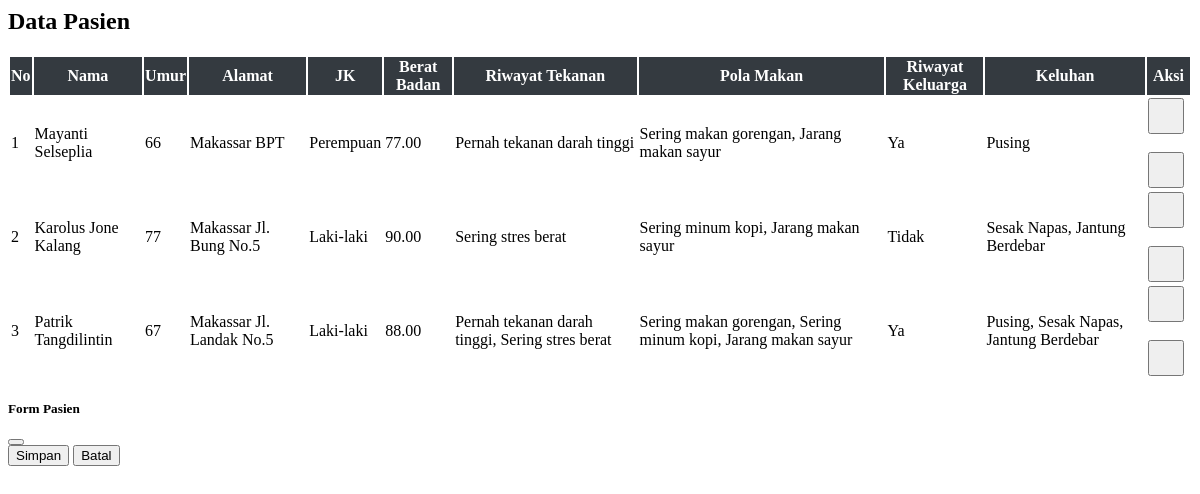
The page /pasien.php on the database as committed earlier.
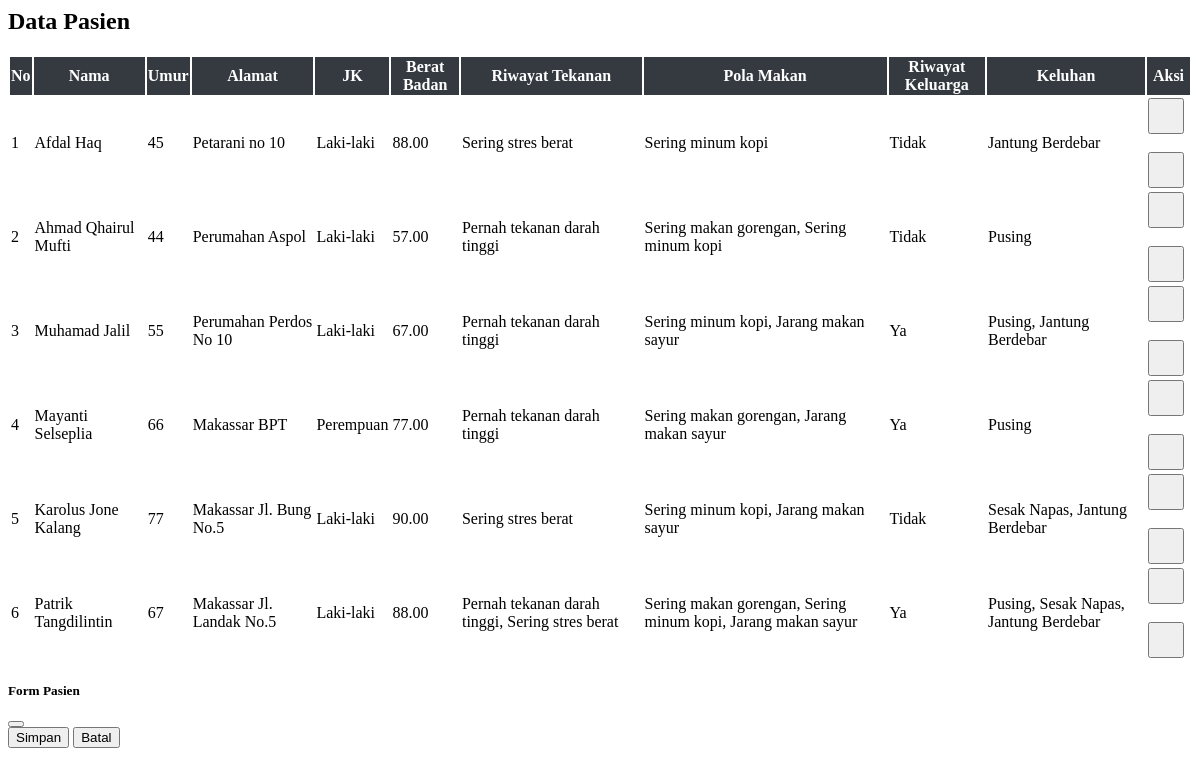
The same page on the database as committed later.
### tables this page shows
CREATE TABLE `212341_pasien` (
  `212341_pasien_id` int NOT NULL,
  `212341_nama` varchar(100) NOT NULL,
  `212341_umur` int NOT NULL,
  `212341_alamat` varchar(255) DEFAULT NULL,
  `212341_jk` enum('Laki-laki','Perempuan') NOT NULL,
  `212341_berat_badan` decimal(5,2) DEFAULT NULL,
  `212341_riwayat_tekanan` text,
  `212341_pola_makan` text,
  `212341_riwayat_keluarga` enum('Ya','Tidak') DEFAULT 'Tidak',
  `212341_keluhan` text,
  `212341_created_at` timestamp NULL DEFAULT CURRENT_TIMESTAMP
);

### pasien.php (the view, shortened to what this page needs)
<?php
include "config.php";
$res=$conn->query("SELECT * FROM 212341_pasien ORDER BY 212341_pasien_id DESC");
$rows=$res?$res->fetch_all(MYSQLI_ASSOC):[];
?>
<h2 class="mb-4">Data Pasien</h2>
<table class="table table-bordered table-striped" id="tablePasien">
<thead>
<tr>
<th>No</th>
<th>Nama</th>
<th>Umur</th>
<th>Alamat</th>
<th>JK</th>
<th>Berat Badan</th>
<th>Riwayat Tekanan</th>
<th>Pola Makan</th>
<th>Riwayat Keluarga</th>
<th>Keluhan</th>
<th>Aksi</th>
</tr>
</thead>
<tbody>
<?php $no=1; foreach($rows as $r): ?>
<tr>
<td class="text-center"><?= $no++ ?></td>
<td><?= htmlspecialchars($r['212341_nama']) ?></td>
<td class="text-center"><?= $r['212341_umur'] ?></td>
<td><?= htmlspecialchars($r['212341_alamat']) ?></td>
<td class="text-center"><?= $r['212341_jk'] ?></td>
<td class="text-center"><?= $r['212341_berat_badan'] ?></td>
<td><?= htmlspecialchars($r['212341_riwayat_tekanan']) ?></td>
<td><?= htmlspecialchars($r['212341_pola_makan']) ?></td>
<td><?= $r['212341_riwayat_keluarga'] ?></td>
<td><?= htmlspecialchars($r['212341_keluhan']) ?></td>
<td class="text-center td-actions">
    <button class="btn btn-primary btnEdit" data-id="<?= $r['212341_pasien_id'] ?>">
    </button>
    <br><br>
    <button class="btn btn-danger btnHapus" data-id="<?= $r['212341_pasien_id'] ?>">
    </button>
</td>
</tr>
<?php endforeach; ?>
</tbody>
</table>
<div class="modal fade" id="modalForm" tabindex="-1">
<div class="modal-dialog modal-lg">
<div class="modal-content">
<form id="formPasien">
<div class="modal-header">
    <h5>Form Pasien</h5>
    <button type="button" class="btn-close" data-bs-dismiss="modal"></button>
</div>
<div class="modal-footer">
    <button type="submit" class="btn btn-success">Simpan</button>
    <button type="button" class="btn btn-secondary" data-bs-dismiss="modal">Batal</button>
</div>
</form>
</div>
</div>
</div>

### pasien.php (style rules this page uses)
#tablePasien th { text-align: center; vertical-align: middle; background-color: #343a40; color: #fff; }
#tablePasien td { vertical-align: middle; }
.td-actions .btn { width: 36px; height: 36px; padding: 0; margin-right: 5px; display: inline-flex; justify-content: center; align-items: center; }

Rows that differ between the two databases and show on the page:
added 212341_pasien: 212341_nama "Afdal Haq", 212341_umur "45", 212341_alamat "Petarani no 10", 212341_jk "Laki-laki", 212341_berat_badan "88.00", 212341_riwayat_tekanan "Sering stres berat", 212341_pola_makan "Sering minum kopi", 212341_riwayat_keluarga "Tidak", 212341_keluhan "Jantung Berdebar"
added 212341_pasien: 212341_nama "Ahmad Qhairul Mufti", 212341_umur "44", 212341_alamat "Perumahan Aspol", 212341_jk "Laki-laki", 212341_berat_badan "57.00", 212341_riwayat_tekanan "Pernah tekanan darah tinggi", 212341_pola_makan "Sering makan gorengan, Sering minum kopi", 212341_riwayat_keluarga "Tidak", 212341_keluhan "Pusing"
added 212341_pasien: 212341_nama "Muhamad Jalil", 212341_umur "55", 212341_alamat "Perumahan Perdos No 10", 212341_jk "Laki-laki", 212341_berat_badan "67.00", 212341_riwayat_tekanan "Pernah tekanan darah tinggi", 212341_pola_makan "Sering minum kopi, Jarang makan sayur", 212341_riwayat_keluarga "Ya", 212341_keluhan "Pusing, Jantung Berdebar"
